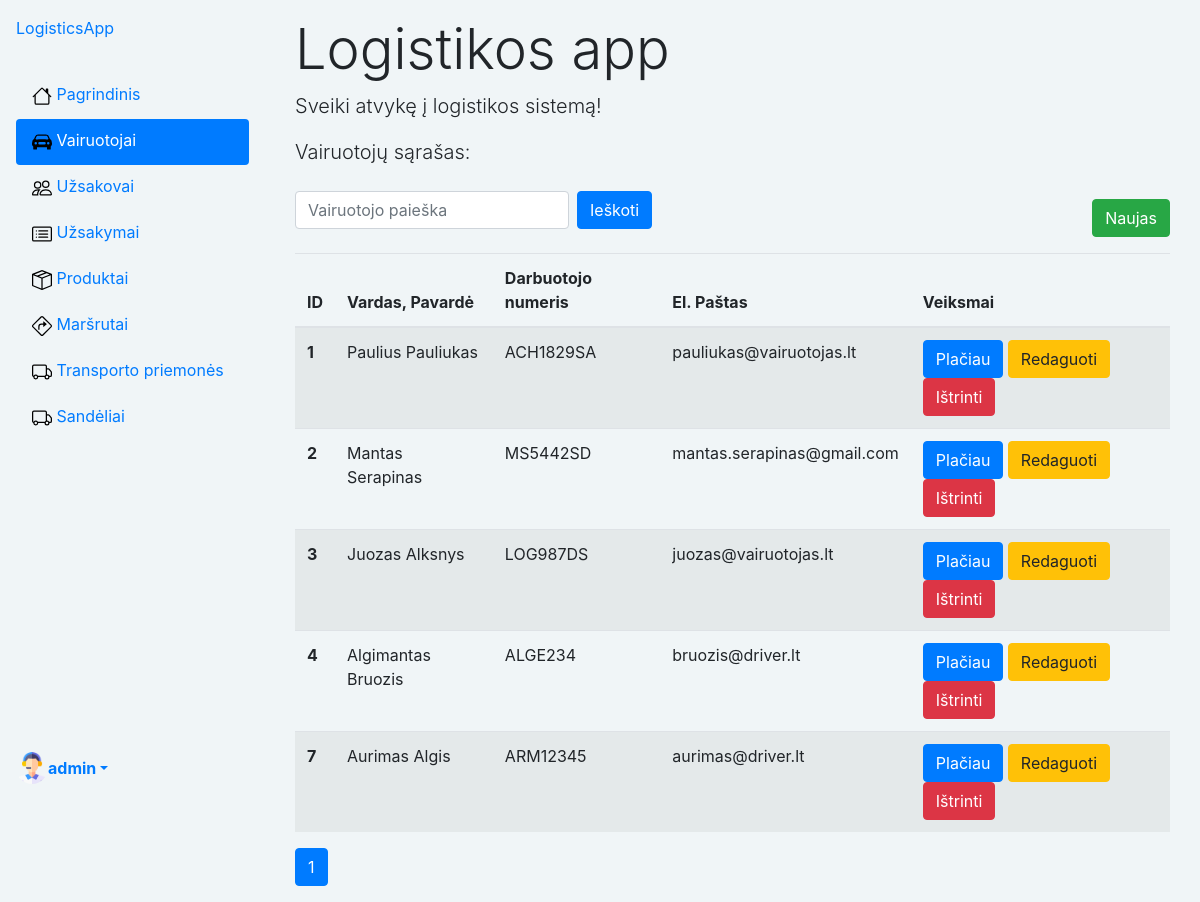
Page /logistics/drivers/ (signed in) on the committed database.
### logistics/models.py (models this page shows, shortened)
class Profile(models.Model):
    user = models.OneToOneField(User, on_delete=models.CASCADE)
    nuotrauka = models.ImageField(default="profile_pics/default.png", upload_to="profile_pics")

class Driver(models.Model):
    name = models.CharField('Vardas Pavarde', max_length=80, help_text='Įveskite vairuotojo vardą ir pavardę')
    driver_number = models.CharField('Darbuotojo numeris', max_length=20, help_text='Įveskite darbuotojo numerį')
    phone_number = models.CharField('Tel.Nr', max_length=25, help_text='Įveskite Tel.Nr.')
    email = models.CharField('El.Paštas', max_length=100, unique=True, help_text='Įveskite el. paštą')
    vehicle = models.ForeignKey('Vehicle', on_delete=models.SET_NULL, null=True)

### logistics/views.py (the view, shortened to what this page needs)
# urls.py: path('drivers/', views.drivers, name='drivers'),
def drivers(request):
    all_drivers = Driver.objects.all()
    query = request.GET.get('q')
    page = request.GET.get('page', 1)
    paginator = Paginator(all_drivers, 5)
    try:
        all_drivers = paginator.page(page)
    except PageNotAnInteger:
        all_drivers = paginator.page(1)
    except EmptyPage:
        all_drivers = paginator.page(paginator.num_pages)
    context = {
        'all_drivers': all_drivers
    }
    return render(request, 'drivers/drivers.html', context=context)

### logistics/templatetags/custom_pagination.py (called while the page is built)
@register.inclusion_tag('pagination_template.html')
def show_pagination_links(queryset, parameter_name='page'):
    return {'current_list': queryset, 'parameter_name': parameter_name}

### templates/drivers/drivers.html
{% extends "base.html" %}
{% load custom_pagination %}
{% block content %}
<div class="container mt-3">
    <h1 class="display-4">Logistikos app</h1>
    <p class="lead">Sveiki atvykę į logistikos sistemą!</p>
    <p class="lead">Vairuotojų sąrašas:</p>
    <div class="d-flex justify-content-between">
        <form method="get" class="form-inline my-2 my-lg-0">
            <input class="form-control mr-sm-2" type="search" placeholder="Vairuotojo paieška" aria-label="Search"
                   name="q"
                   value="{{ request.GET.q }}">
            <button class="btn btn-primary my-2 my-sm-0" type="submit">Ieškoti</button>
        </form>
        <a href="{% url 'driver-new' %}?next=/library" class="btn btn-success mt-3">Naujas</a>
    </div>
    <div class="mt-3">
        {% if all_drivers %}
        <table class="table table-striped">
            <thead>
            <tr>
                <th scope="col">ID</th>
                <th scope="col">Vardas, Pavardė</th>
                <th scope="col">Darbuotojo numeris</th>
                <th scope="col">El. Paštas</th>
                <th scope="col">Veiksmai</th>
            </tr>
            </thead>
            <tbody>
            {% for driver in all_drivers %}
            <tr>
                <th scope="row">{{ driver.id }}</th>
                <td>{{ driver.name }}</td>
                <td>{{ driver.driver_number }}</td>
                <td>{{ driver.email }}</td>
                <td>
                    <a href="{{ driver.pk }}" class="btn btn-primary">Plačiau</a>
                    <a href="{% url 'driver-update' driver_id=driver.id %}" class="btn btn-warning">Redaguoti</a>
                    <a href="{% url 'driver-delete' driver_id=driver.id %}" class="btn btn-danger">Ištrinti</a>
                </td>
            </tr>
            {% endfor %}
            </tbody>
        </table>
        {% show_pagination_links all_drivers %}
        {% else %}
        <p>Nerasta jokių rezultatų pagal paiešką.</p>
        {% endif %}
    </div>
</div>
{% endblock %}

### templates/base.html (shortened to what this page needs)
<!DOCTYPE html>
<html lang="en">
<head>
    {% load static %}
    <link rel="stylesheet" href="https://stackpath.bootstrapcdn.com/bootstrap/4.1.3/css/bootstrap.min.css"
>
    <link rel="stylesheet" href="{% static 'css/styles.css' %}">
    <link href="https://cdn.jsdelivr.net/npm/bootstrap-icons@1.18.0/font/bootstrap-icons.css" rel="stylesheet">
</head>
<body class="d-flex" style="background-color: #F0F5F7;">
<div class="d-flex flex-column flex-shrink-0 p-3 bg-body-tertiary"
     style="width: 265px; height: 100vh; background-color: #F0F5F7;">
    <a href="/" class="d-flex align-items-center mb-3 mb-md-0 me-md-auto link-body-emphasis text-decoration-none">
        <span class="fs-4">LogisticsApp</span>
    </a>
    <ul class="nav nav-pills flex-column mb-auto">
        <li class="nav-item align-items-center">
            <a href="{% url 'index' %}"
               class="nav-link {% if request.resolver_match.url_name == 'index' %}active{% endif %}
 link-body-emphasis">
                <img src="{% static 'images/house.svg' %}" width="20" height="30" alt="Your Logo" class="me-2">
                <span class="d-none d-md-inline">Pagrindinis</span>
            </a>
        </li>
        {% if user.is_authenticated %}
        {% if user.is_superuser %}
        <li class="nav-item align-items-center">
            <a href="{% url 'drivers' %}"
               class="nav-link {% if 'drivers' in request.path %}active{% endif %} link-body-emphasis">
                <img src="{% static 'images/car-front-fill (1).svg' %}" width="20" height="30" alt="Your Logo"
                     class="me-2">
                <span class="d-none d-md-inline">Vairuotojai</span>
            </a>
        </li>
        <li class="nav-item align-items-center">
            <a href="{% url 'customers' %}"
               class="nav-link {% if 'customers' in request.path %}active{% endif %} link-body-emphasis">
                <img src="{% static 'images/people.svg' %}" width="20" height="30" alt="Your Logo" class="me-2">
                <span class="d-none d-md-inline">Užsakovai</span>
            </a>
        </li>
        <li class="nav-item align-items-center">
            <a href="{% url 'orders' %}"
               class="nav-link {% if 'orders' in request.path %}active{% endif %} link-body-emphasis">
                <img src="{% static 'images/card-list.svg' %}" width="20" height="30" alt="Your Logo" class="me-2">
                <span class="d-none d-md-inline">Užsakymai</span>
            </a>
        </li>
        <li class="nav-item align-items-center">
            <a href="{% url 'products' %}" class="nav-link {% if request.resolver_match.url_name == 'products' %}active{% endif %}
 link-body-emphasis">
                <img src="{% static 'images/box-seam.svg' %}" width="20" height="30" alt="Your Logo" class="me-2">
                <span class="d-none d-md-inline">Produktai</span>
            </a>
        </li>
        <li class="nav-item align-items-center">
            <a href="{% url 'routes' %}"
               class="nav-link {% if 'routes' in request.path %}active{% endif %} link-body-emphasis">
                <img src="{% static 'images/sign-turn-right.svg' %}" width="20" height="30" alt="Your Logo"
                     class="me-2">
                <span class="d-none d-md-inline">Maršrutai</span>
            </a>
        </li>
        <li class="nav-item align-items-center">
            <a href="{% url 'vehicles' %}"
               class="nav-link {% if 'vehicles' in request.path %}active{% endif %} link-body-emphasis">
                <img src="{% static 'images/truck.svg' %}" width="20" height="30" alt="Your Logo" class="me-2">
                <span class="d-none d-md-inline">Transporto priemonės</span>
            </a>
        </li>
        <li class="nav-item align-items-center">
            <a href="{% url 'warehouses' %}"
               class="nav-link {% if 'warehouses' in request.path %}active{% endif %} link-body-emphasis">
                <img src="{% static 'images/truck.svg' %}" width="20" height="30" alt="Your Logo" class="me-2">
                <span class="d-none d-md-inline">Sandėliai</span>
            </a>
        </li>
        {% endif %}
    </ul>
    <div class="dropdown">
        <a href="#" class="d-flex align-items-center link-body-emphasis text-decoration-none dropdown-toggle"
           data-toggle="dropdown" aria-expanded="false">
            <img src="{{ user.profile.nuotrauka.url }}" alt="" width="32" height="32" class="rounded-circle me-2">
            <strong>{{ user.get_username}}</strong>
        </a>
            {% endif %}
    </div>
</div>
<div class="container-fluid">
    {% block content %}{% endblock %}
</div>
</body>
</html>

### rows in the picture
Driver: id "1", name "Paulius Pauliukas", driver_number "ACH1829SA", email "pauliukas@vairuotojas.lt"
Driver: id "2", name "Mantas Serapinas", driver_number "MS5442SD", email "mantas.serapinas@gmail.com"
Driver: id "3", name "Juozas Alksnys", driver_number "LOG987DS", email "juozas@vairuotojas.lt"
Driver: id "4", name "Algimantas Bruozis", driver_number "ALGE234", email "bruozis@driver.lt"
Driver: id "7", name "Aurimas Algis", driver_number "ARM12345", email "aurimas@driver.lt"

### other values in the picture
{{ user.get_username }} "admin"
{{ i }} "1"
